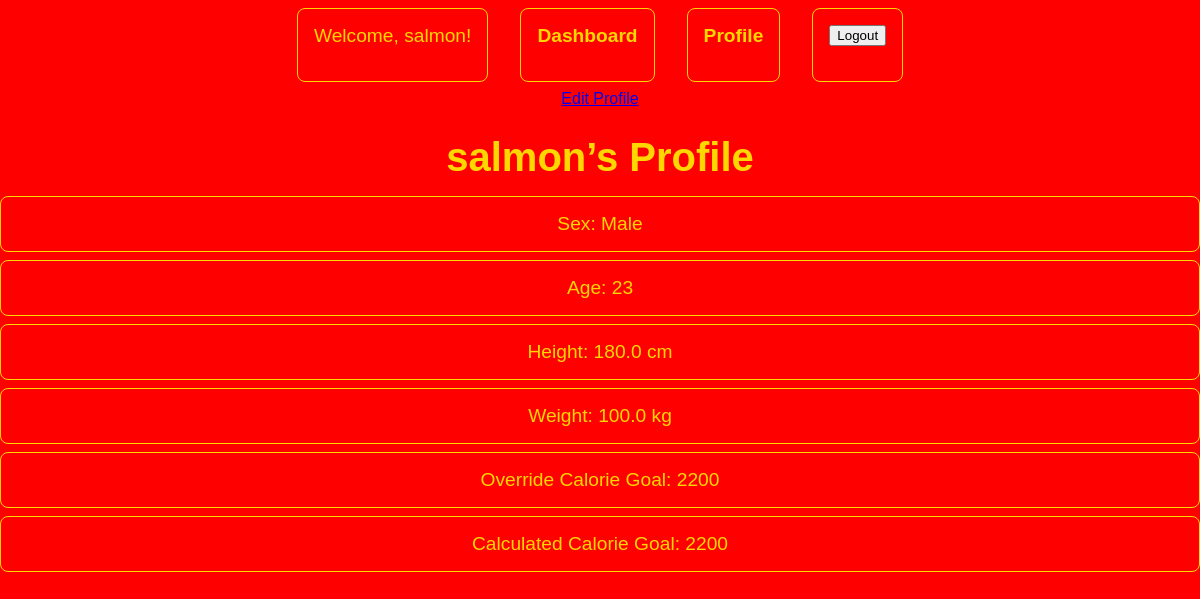
Page /project/profile/2/ (signed in) on the earlier database version.
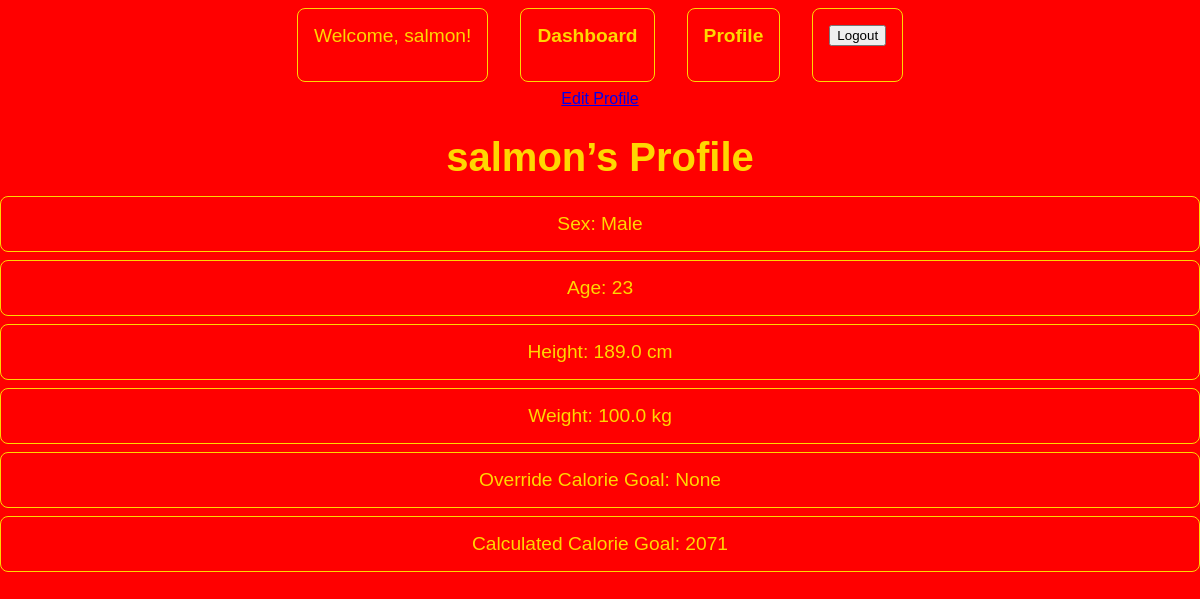
Same page on the later database version.
### project/models.py (models this page shows, shortened)
class UserProfile(models.Model):
    user = models.OneToOneField(
        settings.AUTH_USER_MODEL,
        on_delete=models.CASCADE,
        related_name='profile'
    )
    sex_choices = [
        ('M', 'Male'),
        ('F', 'Female'),
        ('O', 'Other'),
    ]
    sex = models.CharField(max_length=1, choices=sex_choices, blank=True)
    override_calories_goal = models.IntegerField(blank=True, null=True)
    height = models.FloatField(blank=True, null=True)
    weight = models.FloatField(blank=True, null=True)
    age = models.IntegerField(blank=True, null=True)
    def calories_goal(self):
        if self.override_calories_goal:
            return self.override_calories_goal
        else:
            return self.auto_calories_goal()
    def auto_calories_goal(self):
        W = self.weight
        H= self.height
        A = self.age
        if self.sex == 'M':
            bmr = 10 * W + 6.25 * H - 5 * A + 5
        elif self.sex == 'F':
            bmr = 10 * W + 6.25 * H - 5 * A - 161
        elif self.sex == 'O':
            bmr_male = 10 * W + 6.25 * H - 5 * A + 5
            bmr_female = 10 * W + 6.25 * H - 5 * A - 161
            bmr = (bmr_male + bmr_female) / 2
        else:
            bmr = 10 * W + 6.25 * H - 5 * A
        return int(bmr)

### project/views.py (the view)
# urls.py: path('profile/<int:pk>/', ProfileView.as_view(), name='profile'),
class ProfileView(LoginRequiredMixin, DetailView):
    template_name = 'project/profile.html'
    model = UserProfile
    context_object_name = 'userProfile'

### project/templates/project/profile.html
{% extends "project/base.html" %}
{% block content %}
    <a href="{% url 'update_profile' userProfile.pk %}">Edit Profile</a>
  <h1>{{ userProfile.user.username }}’s Profile</h1>
  <ul>
    <li>Sex: {{ userProfile.get_sex_display }}</li>
    <li>Age: {{ userProfile.age }}</li>
    <li>Height: {{ userProfile.height }} cm</li>
    <li>Weight: {{ userProfile.weight }} kg</li>
    <li>Override Calorie Goal: {{ userProfile.override_calories_goal }}</li>
    <li>Calculated Calorie Goal: {{ userProfile.calories_goal }}</li>
  </ul>
{% endblock %}

### project/templates/project/base.html (shortened to what this page needs)
{% load static %}
<html>
  <head>
    <link rel="stylesheet" href="{% static 'styles.css' %}">
  </head>
  <body>
    <nav>
      <ul>
        {% if user.is_authenticated %}
          <li>Welcome, {{ user.username }}!</li>
            <li><a href="{% url 'main' %}">Dashboard</a></li>
          <li><a href="{% url 'profile' user.profile.pk %}">Profile</a></li>
          <li>
            <form action="{% url 'logout' %}" method="POST">
                <input type="submit" value="Logout">
            </form>
          </li>
        {% else %}
          <li>Please login or register for an account</li>
          <li><a href="{% url 'registration' %}">Register</a></li>
          <li><a href="{% url 'login' %}">Login</a></li>
        {% endif %}
      </ul>
    </nav>
    {% block content %}{% endblock %}
  </body>
</html>

### static/styles.css (style rules this page uses)
body { font-family: Arial, sans-serif; background-color: #f4f4f4; margin: 0; padding: 0; color: #ffd700; text-align: center; }
nav { padding: 0.5rem; }
nav ul { list-style: none; margin: 0; padding: 0; display: flex; justify-content: center; }
nav ul li { margin: 0 1rem; }
nav ul li a { color: #ffd700; text-decoration: none; font-weight: bold; }
h1 { color: #ffd700; text-align: center; margin-bottom: 1rem; font-size: 2.5rem; }
ul { padding: 0; list-style: none; }
ul li { background-color: red; color: #ffd700; margin: 0.5rem 0; padding: 1rem; font-size: 1.2rem; text-align: center; border: 1px solid #ffd700; border-radius: 8px; }
body::before { content: ""; background-color: red; opacity: 1; position: fixed; top: 0; left: 0; right: 0; bottom: 0; z-index: -1; }

Differences in the rows shown:
changed UserProfile "Male": height "180.0" → "189.0"; override_calories_goal "2200" → "None"; calories_goal "2200" → "2071"
